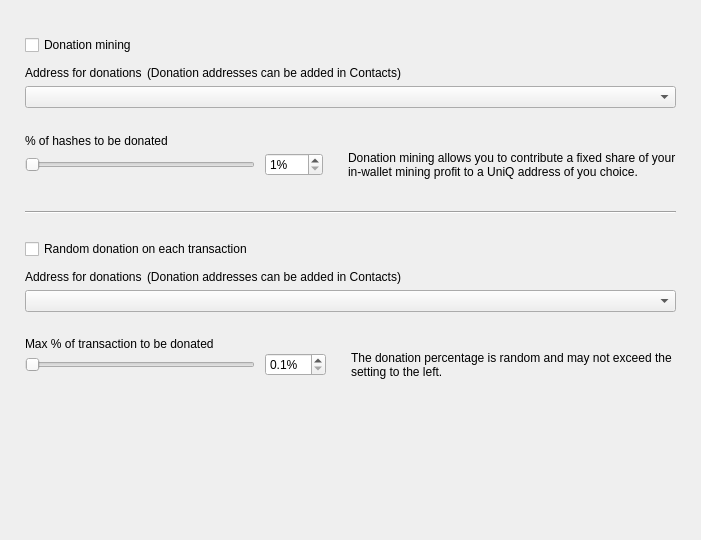
<?xml version="1.0" encoding="UTF-8"?>
<ui version="4.0">
 <class>DonationOptionsFrame</class>
 <widget class="QFrame" name="DonationOptionsFrame">
  <property name="geometry">
   <rect>
    <x>0</x>
    <y>0</y>
    <width>701</width>
    <height>540</height>
   </rect>
  </property>
  <property name="windowTitle">
   <string>Frame</string>
  </property>
  <property name="frameShape">
   <enum>QFrame::NoFrame</enum>
  </property>
  <property name="frameShadow">
   <enum>QFrame::Raised</enum>
  </property>
  <layout class="QVBoxLayout" name="verticalLayout">
   <property name="spacing">
    <number>10</number>
   </property>
   <property name="leftMargin">
    <number>25</number>
   </property>
   <property name="topMargin">
    <number>35</number>
   </property>
   <property name="rightMargin">
    <number>25</number>
   </property>
   <property name="bottomMargin">
    <number>0</number>
   </property>
   <item>
    <widget class="QCheckBox" name="m_enableDonationMiningCheck">
     <property name="text">
      <string>Donation mining</string>
     </property>
    </widget>
   </item>
   <item>
    <widget class="QFrame" name="m_donationMiningFrame">
     <property name="frameShape">
      <enum>QFrame::NoFrame</enum>
     </property>
     <property name="frameShadow">
      <enum>QFrame::Raised</enum>
     </property>
     <layout class="QGridLayout" name="gridLayout" columnstretch="1,0,0,1">
      <property name="leftMargin">
       <number>0</number>
      </property>
      <property name="topMargin">
       <number>0</number>
      </property>
      <property name="rightMargin">
       <number>0</number>
      </property>
      <property name="bottomMargin">
       <number>0</number>
      </property>
      <property name="horizontalSpacing">
       <number>10</number>
      </property>
      <property name="verticalSpacing">
       <number>0</number>
      </property>
      <item row="2" column="0" colspan="4">
       <widget class="QComboBox" name="m_donationMiningAddressCombo"/>
      </item>
      <item row="3" column="0" colspan="4">
       <spacer name="verticalSpacer_2">
        <property name="orientation">
         <enum>Qt::Vertical</enum>
        </property>
        <property name="sizeType">
         <enum>QSizePolicy::Fixed</enum>
        </property>
        <property name="sizeHint" stdset="0">
         <size>
          <width>20</width>
          <height>25</height>
         </size>
        </property>
       </spacer>
      </item>
      <item row="4" column="0" colspan="4">
       <widget class="WalletGui::WalletNormalBlackTextLabel" name="label_2">
        <property name="minimumSize">
         <size>
          <width>0</width>
          <height>16</height>
         </size>
        </property>
        <property name="text">
         <string>% of hashes to be donated</string>
        </property>
        <property name="indent">
         <number>0</number>
        </property>
       </widget>
      </item>
      <item row="5" column="1">
       <widget class="QSpinBox" name="m_donationMiningAmountSpin">
        <property name="suffix">
         <string>%</string>
        </property>
        <property name="minimum">
         <number>1</number>
        </property>
        <property name="maximum">
         <number>100</number>
        </property>
       </widget>
      </item>
      <item row="5" column="0">
       <widget class="QSlider" name="m_donationMiningAmountSlider">
        <property name="maximumSize">
         <size>
          <width>230</width>
          <height>16777215</height>
         </size>
        </property>
        <property name="minimum">
         <number>1</number>
        </property>
        <property name="maximum">
         <number>100</number>
        </property>
        <property name="orientation">
         <enum>Qt::Horizontal</enum>
        </property>
       </widget>
      </item>
      <item row="5" column="2">
       <spacer name="horizontalSpacer">
        <property name="orientation">
         <enum>Qt::Horizontal</enum>
        </property>
        <property name="sizeType">
         <enum>QSizePolicy::Fixed</enum>
        </property>
        <property name="sizeHint" stdset="0">
         <size>
          <width>5</width>
          <height>20</height>
         </size>
        </property>
       </spacer>
      </item>
      <item row="5" column="3" alignment="Qt::AlignVCenter">
       <widget class="WalletGui::WalletSmallGrayTextLabel" name="m_donationMiningCommentLabel">
        <property name="minimumSize">
         <size>
          <width>0</width>
          <height>32</height>
         </size>
        </property>
        <property name="text">
         <string>Donation mining allows you to contribute a fixed share of your in-wallet mining profit to a UniQ address of you choice.</string>
        </property>
        <property name="wordWrap">
         <bool>true</bool>
        </property>
        <property name="indent">
         <number>0</number>
        </property>
       </widget>
      </item>
      <item row="1" column="0" colspan="4">
       <spacer name="verticalSpacer_6">
        <property name="orientation">
         <enum>Qt::Vertical</enum>
        </property>
        <property name="sizeType">
         <enum>QSizePolicy::Fixed</enum>
        </property>
        <property name="sizeHint" stdset="0">
         <size>
          <width>20</width>
          <height>5</height>
         </size>
        </property>
       </spacer>
      </item>
      <item row="0" column="0" colspan="4">
       <layout class="QHBoxLayout" name="horizontalLayout" stretch="0,1">
        <property name="spacing">
         <number>5</number>
        </property>
        <property name="leftMargin">
         <number>0</number>
        </property>
        <item>
         <widget class="WalletGui::WalletNormalBlackTextLabel" name="label">
          <property name="minimumSize">
           <size>
            <width>0</width>
            <height>16</height>
           </size>
          </property>
          <property name="text">
           <string>Address for donations</string>
          </property>
          <property name="indent">
           <number>0</number>
          </property>
         </widget>
        </item>
        <item>
         <widget class="WalletGui::WalletSmallGrayTextLabel" name="label_5">
          <property name="text">
           <string>(Donation addresses can be added in Contacts)</string>
          </property>
         </widget>
        </item>
       </layout>
      </item>
     </layout>
    </widget>
   </item>
   <item>
    <spacer name="verticalSpacer_3">
     <property name="orientation">
      <enum>Qt::Vertical</enum>
     </property>
     <property name="sizeType">
      <enum>QSizePolicy::Fixed</enum>
     </property>
     <property name="sizeHint" stdset="0">
      <size>
       <width>20</width>
       <height>20</height>
      </size>
     </property>
    </spacer>
   </item>
   <item>
    <widget class="Line" name="line">
     <property name="frameShadow">
      <enum>QFrame::Sunken</enum>
     </property>
     <property name="orientation">
      <enum>Qt::Horizontal</enum>
     </property>
    </widget>
   </item>
   <item>
    <spacer name="verticalSpacer_4">
     <property name="orientation">
      <enum>Qt::Vertical</enum>
     </property>
     <property name="sizeType">
      <enum>QSizePolicy::Fixed</enum>
     </property>
     <property name="sizeHint" stdset="0">
      <size>
       <width>20</width>
       <height>15</height>
      </size>
     </property>
    </spacer>
   </item>
   <item>
    <widget class="QCheckBox" name="m_enableDonationChangeCheck">
     <property name="text">
      <string>Random donation on each transaction</string>
     </property>
    </widget>
   </item>
   <item>
    <widget class="QFrame" name="m_donationChangeFrame">
     <property name="frameShape">
      <enum>QFrame::NoFrame</enum>
     </property>
     <property name="frameShadow">
      <enum>QFrame::Raised</enum>
     </property>
     <layout class="QGridLayout" name="gridLayout_2" columnstretch="1,0,0,1">
      <property name="leftMargin">
       <number>0</number>
      </property>
      <property name="topMargin">
       <number>0</number>
      </property>
      <property name="rightMargin">
       <number>0</number>
      </property>
      <property name="bottomMargin">
       <number>0</number>
      </property>
      <property name="horizontalSpacing">
       <number>10</number>
      </property>
      <property name="verticalSpacing">
       <number>0</number>
      </property>
      <item row="3" column="0" colspan="4">
       <spacer name="verticalSpacer_5">
        <property name="orientation">
         <enum>Qt::Vertical</enum>
        </property>
        <property name="sizeType">
         <enum>QSizePolicy::Fixed</enum>
        </property>
        <property name="sizeHint" stdset="0">
         <size>
          <width>20</width>
          <height>25</height>
         </size>
        </property>
       </spacer>
      </item>
      <item row="4" column="0" colspan="4">
       <widget class="WalletGui::WalletNormalBlackTextLabel" name="label_3">
        <property name="text">
         <string>Max % of transaction to be donated</string>
        </property>
        <property name="indent">
         <number>0</number>
        </property>
       </widget>
      </item>
      <item row="5" column="0">
       <widget class="QSlider" name="m_donationChangeAmountSlider">
        <property name="maximumSize">
         <size>
          <width>230</width>
          <height>16777215</height>
         </size>
        </property>
        <property name="minimum">
         <number>1</number>
        </property>
        <property name="maximum">
         <number>100</number>
        </property>
        <property name="orientation">
         <enum>Qt::Horizontal</enum>
        </property>
       </widget>
      </item>
      <item row="2" column="0" colspan="4">
       <widget class="QComboBox" name="m_donationChangeAddressCombo"/>
      </item>
      <item row="5" column="3" alignment="Qt::AlignVCenter">
       <widget class="WalletGui::WalletSmallGrayTextLabel" name="m_donationChangeCommentLabel">
        <property name="text">
         <string>The donation percentage is random and may not exceed the setting to the left.</string>
        </property>
        <property name="wordWrap">
         <bool>true</bool>
        </property>
        <property name="indent">
         <number>0</number>
        </property>
       </widget>
      </item>
      <item row="5" column="1">
       <widget class="QDoubleSpinBox" name="m_donationChangeAmountSpin">
        <property name="suffix">
         <string>%</string>
        </property>
        <property name="decimals">
         <number>1</number>
        </property>
        <property name="minimum">
         <double>0.100000000000000</double>
        </property>
        <property name="maximum">
         <double>10.000000000000000</double>
        </property>
        <property name="singleStep">
         <double>0.100000000000000</double>
        </property>
       </widget>
      </item>
      <item row="5" column="2">
       <spacer name="horizontalSpacer_2">
        <property name="orientation">
         <enum>Qt::Horizontal</enum>
        </property>
        <property name="sizeType">
         <enum>QSizePolicy::Fixed</enum>
        </property>
        <property name="sizeHint" stdset="0">
         <size>
          <width>5</width>
          <height>20</height>
         </size>
        </property>
       </spacer>
      </item>
      <item row="1" column="0" colspan="4">
       <spacer name="verticalSpacer_7">
        <property name="orientation">
         <enum>Qt::Vertical</enum>
        </property>
        <property name="sizeType">
         <enum>QSizePolicy::Fixed</enum>
        </property>
        <property name="sizeHint" stdset="0">
         <size>
          <width>20</width>
          <height>5</height>
         </size>
        </property>
       </spacer>
      </item>
      <item row="0" column="0" colspan="4">
       <layout class="QHBoxLayout" name="horizontalLayout_2" stretch="0,1">
        <property name="spacing">
         <number>5</number>
        </property>
        <property name="leftMargin">
         <number>0</number>
        </property>
        <item>
         <widget class="WalletGui::WalletNormalBlackTextLabel" name="label_4">
          <property name="minimumSize">
           <size>
            <width>0</width>
            <height>16</height>
           </size>
          </property>
          <property name="text">
           <string>Address for donations</string>
          </property>
          <property name="indent">
           <number>0</number>
          </property>
         </widget>
        </item>
        <item>
         <widget class="WalletGui::WalletSmallGrayTextLabel" name="label_6">
          <property name="text">
           <string>(Donation addresses can be added in Contacts)</string>
          </property>
         </widget>
        </item>
       </layout>
      </item>
     </layout>
    </widget>
   </item>
   <item>
    <spacer name="verticalSpacer">
     <property name="orientation">
      <enum>Qt::Vertical</enum>
     </property>
     <property name="sizeType">
      <enum>QSizePolicy::Expanding</enum>
     </property>
     <property name="sizeHint" stdset="0">
      <size>
       <width>20</width>
       <height>10</height>
      </size>
     </property>
    </spacer>
   </item>
  </layout>
 </widget>
 <customwidgets>
  <customwidget>
   <class>WalletGui::WalletSmallGrayTextLabel</class>
   <extends>QLabel</extends>
   <header>Gui/Common/WalletTextLabel.h</header>
  </customwidget>
  <customwidget>
   <class>WalletGui::WalletNormalBlackTextLabel</class>
   <extends>QLabel</extends>
   <header>Gui/Common/WalletTextLabel.h</header>
  </customwidget>
 </customwidgets>
 <resources/>
 <connections>
  <connection>
   <sender>m_enableDonationMiningCheck</sender>
   <signal>toggled(bool)</signal>
   <receiver>m_donationMiningFrame</receiver>
   <slot>setEnabled(bool)</slot>
   <hints>
    <hint type="sourcelabel">
     <x>353</x>
     <y>41</y>
    </hint>
    <hint type="destinationlabel">
     <x>350</x>
     <y>115</y>
    </hint>
   </hints>
  </connection>
  <connection>
   <sender>m_donationMiningAmountSlider</sender>
   <signal>valueChanged(int)</signal>
   <receiver>DonationOptionsFrame</receiver>
   <slot>donationMiningAmountChanged(int)</slot>
   <hints>
    <hint type="sourcelabel">
     <x>187</x>
     <y>155</y>
    </hint>
    <hint type="destinationlabel">
     <x>350</x>
     <y>269</y>
    </hint>
   </hints>
  </connection>
  <connection>
   <sender>m_donationMiningAmountSpin</sender>
   <signal>valueChanged(int)</signal>
   <receiver>DonationOptionsFrame</receiver>
   <slot>donationMiningAmountChanged(int)</slot>
   <hints>
    <hint type="sourcelabel">
     <x>391</x>
     <y>155</y>
    </hint>
    <hint type="destinationlabel">
     <x>350</x>
     <y>269</y>
    </hint>
   </hints>
  </connection>
  <connection>
   <sender>m_enableDonationChangeCheck</sender>
   <signal>toggled(bool)</signal>
   <receiver>m_donationChangeFrame</receiver>
   <slot>setEnabled(bool)</slot>
   <hints>
    <hint type="sourcelabel">
     <x>353</x>
     <y>237</y>
    </hint>
    <hint type="destinationlabel">
     <x>350</x>
     <y>328</y>
    </hint>
   </hints>
  </connection>
  <connection>
   <sender>m_donationChangeAmountSlider</sender>
   <signal>valueChanged(int)</signal>
   <receiver>DonationOptionsFrame</receiver>
   <slot>donationChangeAmountChanged(int)</slot>
   <hints>
    <hint type="sourcelabel">
     <x>187</x>
     <y>385</y>
    </hint>
    <hint type="destinationlabel">
     <x>350</x>
     <y>269</y>
    </hint>
   </hints>
  </connection>
  <connection>
   <sender>m_donationChangeAmountSpin</sender>
   <signal>valueChanged(double)</signal>
   <receiver>DonationOptionsFrame</receiver>
   <slot>donationChangeAmountChanged(double)</slot>
   <hints>
    <hint type="sourcelabel">
     <x>433</x>
     <y>353</y>
    </hint>
    <hint type="destinationlabel">
     <x>350</x>
     <y>269</y>
    </hint>
   </hints>
  </connection>
 </connections>
 <slots>
  <slot>donationMiningAmountChanged(int)</slot>
  <slot>donationChangeAmountChanged(int)</slot>
  <slot>donationChangeAmountChanged(double)</slot>
 </slots>
</ui>
